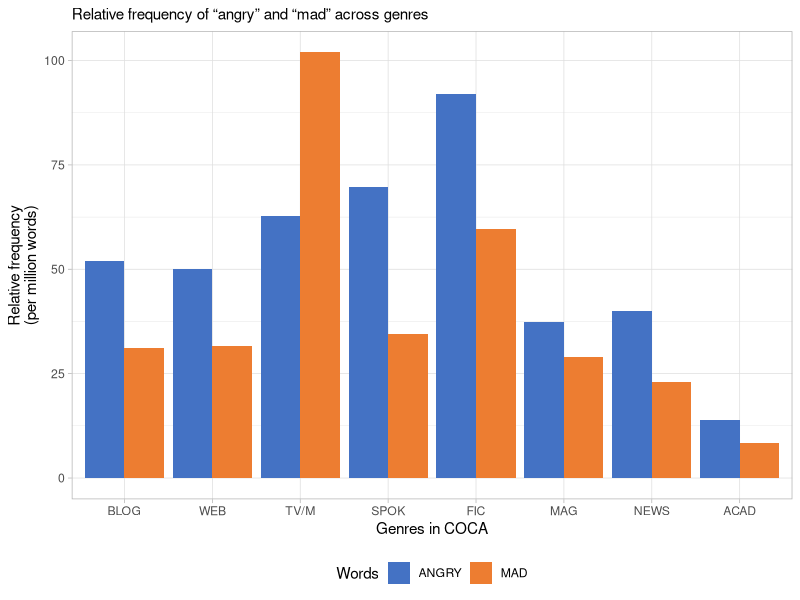
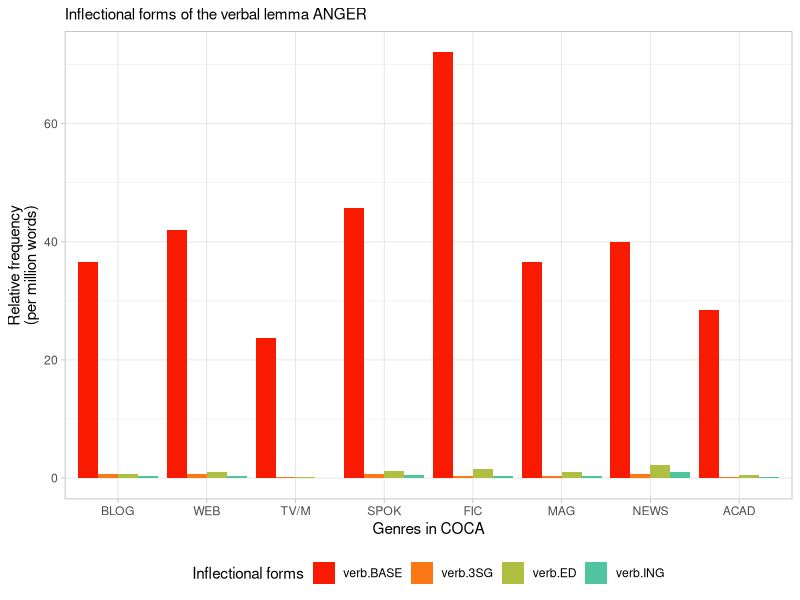
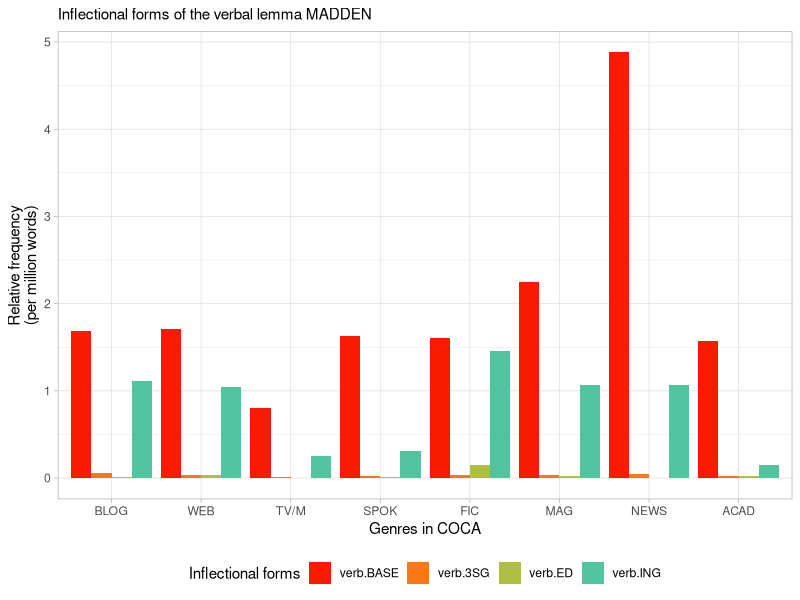
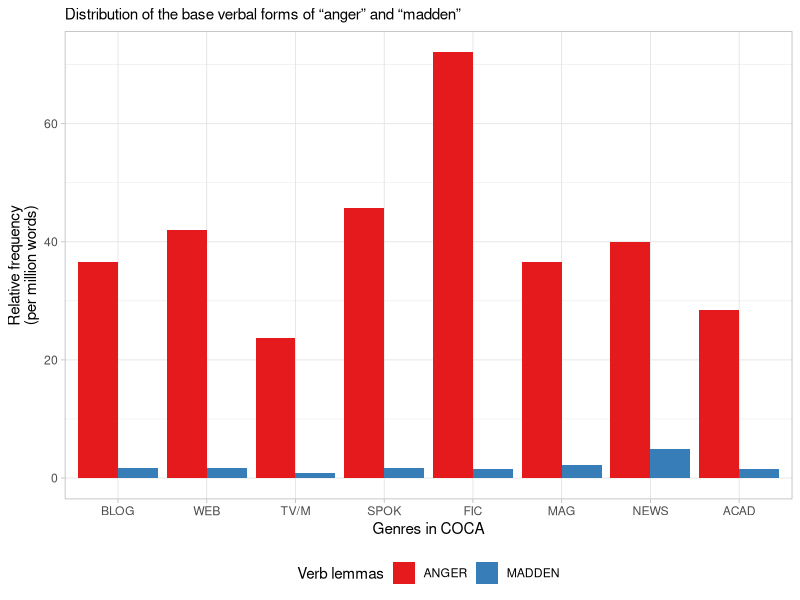
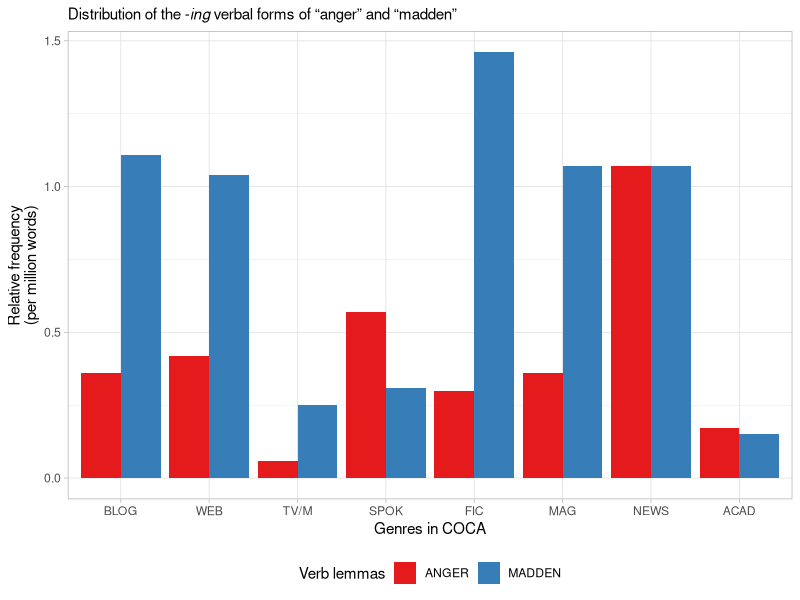
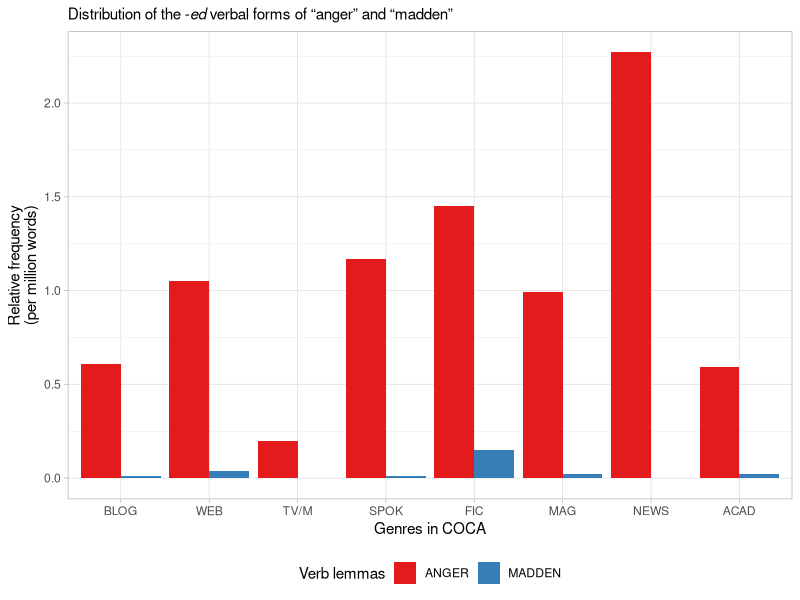
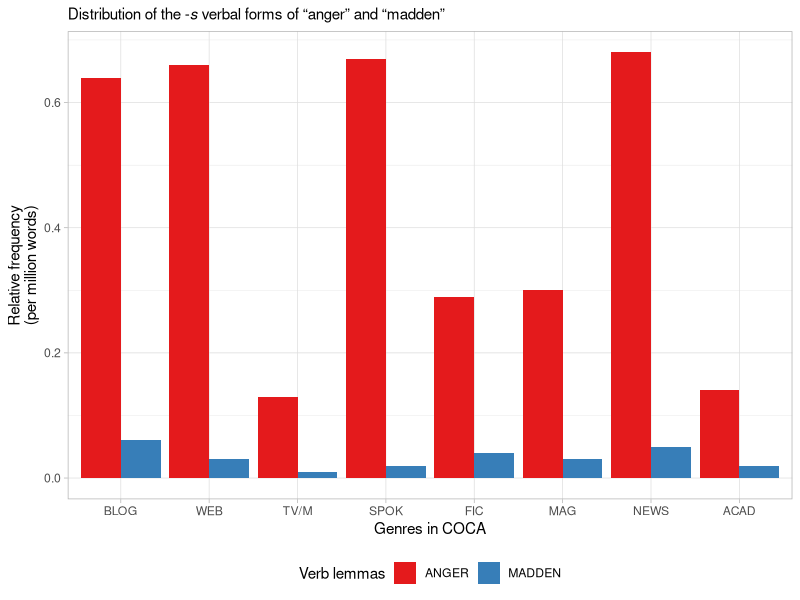
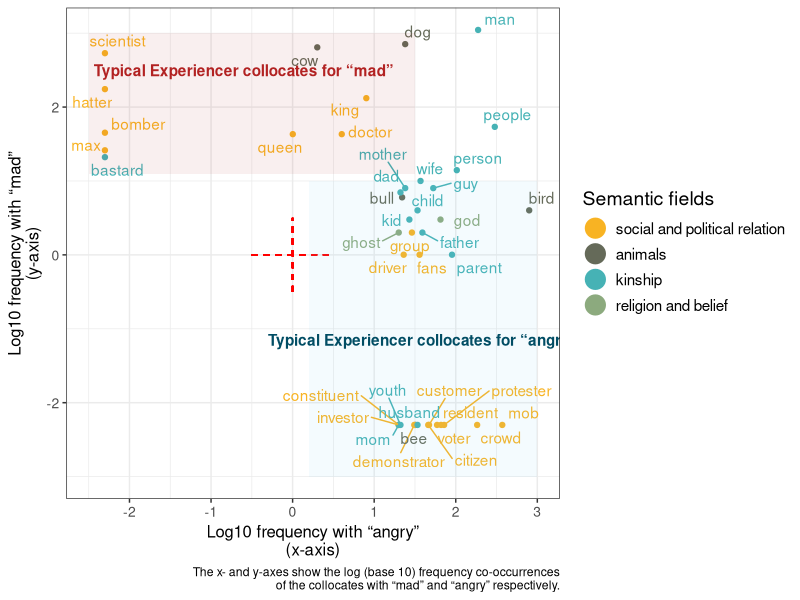

Here is the R script that generated these plots, in order:
library(readxl)
library(tidyverse)
library(ggthemes)
library(ggtext)
library(ggrepel)
# library(udpipe)

# ud_eng <- udpipe::udpipe_load_model("english-ewt-ud-2.5-191206.udpipe")

genre <- c("BLOG", "WEB", "TV/M", "SPOK", "FIC", "MAG", "NEWS", "ACAD")
genre <- factor(genre, levels = c("BLOG", "WEB", "TV/M", "SPOK", "FIC", "MAG", "NEWS", "ACAD"))

gram <- c("verb.BASE", "verb.3SG", "verb.ED", "verb.ING")
gram <- factor(gram, levels = c("verb.BASE", "verb.3SG", "verb.ED", "verb.ING"))

# frequency ====
mad <- c(BLOG = 31.12, WEB = 31.68, `TV/M` = 101.92, SPOK = 34.56, FIC = 59.63, MAG = 28.92, NEWS = 23.03, ACAD = 8.41)
angry <- c(BLOG = 52.05, WEB = 50.07, `TV/M` = 62.77, SPOK = 69.66, FIC = 91.89, MAG = 37.28, NEWS = 40.04, ACAD = 13.98)
emofreq <- data.frame(ANGRY = angry, MAD = mad) |> 
  rownames_to_column(var = "genre") |> 
  mutate(genre = factor(genre, levels = c("BLOG", "WEB", "TV/M", "SPOK", "FIC", "MAG", "NEWS", "ACAD"))) |> 
  as_tibble() |> 
  pivot_longer(cols = -genre,
               names_to = "word",
               values_to = "relfreq") |> 
  mutate(word = factor(word, levels = c("ANGRY", "MAD")))

emofreq |> 
  ggplot(aes(x = genre, y = relfreq, fill = word)) +
  geom_col(position = "dodge") +
  ggthemes::scale_fill_excel_new() +
  theme_light() +
  theme(legend.position = "bottom") +
  labs(y = "Relative frequency\n(per million words)",
       fill = "Words",
       x = "Genres in COCA",
       subtitle = "Relative frequency of “angry” and “mad” across genres")
# ggsave("figs/01-fig3-1-relfreq-angry-mad.png",
#        units = "in",
#        width = 7,
#        height = 4,
#        dpi = 300)

# grammatical profiles ====

# grm <- read_xlsx("../COCA_Dayu Saskara/COCA-INF-V-MADDEN-primahadi.xlsx",
#                  range = "A1:I9")
# write_tsv(grm, "grammatical_profile.tsv")
grm <- read_tsv("grammatical_profile.tsv")

grm
grmlong <- grm |> 
  pivot_longer(cols = -WORD,
               names_to = "genre",
               values_to = "relfreq") |> 
  rename(word = WORD) |> 
  separate(word, into = c("word", "gram"), sep = "_") |> 
  mutate(gram = factor(gram, levels = c("verb.BASE", "verb.3SG", "verb.ED", "verb.ING")),
         word = factor(word, levels = c("ANGER", "MADDEN")),
         genre = factor(genre, levels = c("BLOG", "WEB", "TV/M", "SPOK", "FIC", "MAG", "NEWS", "ACAD")))

## ANGER only across genres =====
grmlong |> 
  filter(word == "ANGER") |> 
  ggplot(aes(x = genre, y = relfreq, fill = gram)) + 
  geom_col(position = "dodge") +
  ggthemes::scale_fill_excel_new(theme = "Atlas") +
  theme_light() +
  theme(legend.position = "bottom") +
  labs(y = "Relative frequency\n(per million words)",
       fill = "Inflectional forms",
       x = "Genres in COCA",
       subtitle = "Inflectional forms of the verbal lemma ANGER")
# ggsave("figs/02-fig3-2-anger-gram-profile.png",
#        units = "in",
#        width = 8,
#        height = 5,
#        dpi = 300)

## MAD only across genres =====
grmlong |> 
  filter(word == "MADDEN") |> 
  ggplot(aes(x = genre, y = relfreq, fill = gram)) + 
  geom_col(position = "dodge") +
  ggthemes::scale_fill_excel_new(theme = "Atlas") +
  theme_light() +
  theme(legend.position = "bottom") +
  labs(y = "Relative frequency\n(per million words)",
       fill = "Inflectional forms",
       x = "Genres in COCA",
       subtitle = "Inflectional forms of the verbal lemma MADDEN")
# ggsave("figs/03-fig3-3-madden-gram-profile.png",
#        units = "in",
#        width = 8,
#        height = 5,
#        dpi = 300)

## BASE form of anger and mad =====

grmlong |> 
  filter(str_detect(gram, "BASE")) |> 
  ggplot(aes(x = genre, y = relfreq, fill = word)) + 
  geom_col(position = "dodge") +
  scale_fill_brewer(type = "qual", palette = "Set1") +
  theme_light() +
  theme(legend.position = "bottom") +
  labs(y = "Relative frequency\n(per million words)",
       fill = "Verb lemmas",
       x = "Genres in COCA",
       subtitle = "Distribution of the base verbal forms of “anger” and “madden”")
# ggsave("figs/04-fig3-4-BASE-form-comparison.png",
#        units = "in",
#        width = 8,
#        height = 5.5,
#        dpi = 300)


## -ING form of anger and mad =====

grmlong |> 
  filter(str_detect(gram, "ING")) |> 
  ggplot(aes(x = genre, y = relfreq, fill = word)) + 
  geom_col(position = "dodge") +
  scale_fill_brewer(type = "qual", palette = "Set1") +
  theme_light() +
  labs(y = "Relative frequency\n(per million words)",
       fill = "Verb lemmas",
       x = "Genres in COCA",
       subtitle = "Distribution of the -*ing* verbal forms of “anger” and “madden”") +
  theme(legend.position = "bottom", plot.subtitle = ggtext::element_markdown())
# ggsave("figs/05-fig3-5-ING-form-comparison.png",
#        units = "in",
#        width = 8,
#        height = 5.5,
#        dpi = 300)

## -ED form of anger and mad =====

grmlong |> 
  filter(str_detect(gram, "ED")) |> 
  ggplot(aes(x = genre, y = relfreq, fill = word)) + 
  geom_col(position = "dodge") +
  scale_fill_brewer(type = "qual", palette = "Set1") +
  theme_light() +
  labs(y = "Relative frequency\n(per million words)",
       fill = "Verb lemmas",
       x = "Genres in COCA",
       subtitle = "Distribution of the -*ed* verbal forms of “anger” and “madden”") +
  theme(legend.position = "bottom", plot.subtitle = ggtext::element_markdown())
# ggsave("figs/06-fig3-6-ED-form-comparison.png",
#        units = "in",
#        width = 8,
#        height = 5.5,
#        dpi = 300)

## The -S form of anger and mad =====

grmlong |> 
  filter(str_detect(gram, "3SG")) |> 
  ggplot(aes(x = genre, y = relfreq, fill = word)) + 
  geom_col(position = "dodge") +
  scale_fill_brewer(type = "qual", palette = "Set1") +
  theme_light() +
  labs(y = "Relative frequency\n(per million words)",
       fill = "Verb lemmas",
       x = "Genres in COCA",
       subtitle = "Distribution of the -*s* verbal forms of “anger” and “madden”") +
  theme(legend.position = "bottom", plot.subtitle = ggtext::element_markdown())
# ggsave("figs/07-fig3-7-S-form-comparison.png",
#        units = "in",
#        width = 8,
#        height = 5.5,
#        dpi = 300)

# collocates =====

# angry <- read_xlsx("right-collocates-analysis.xlsx", sheet = "angry") |>
#   filter(sem != "-",
#          str_detect(attraction, "green"))
# write_tsv(angry, "right-collocates-analysis-angry.tsv")
angry <- read_tsv("right-collocates-analysis-angry.tsv")

# mad <- read_xlsx("right-collocates-analysis.xlsx", sheet = "mad") |>
#   filter(sem != "-",
#          str_detect(attraction, "green"))
# write_tsv(mad, "right-collocates-analysis-mad.tsv")
mad <- read_tsv("right-collocates-analysis-mad.tsv")

# stims <- read_xlsx("stimulus-analyses.xlsx")
# write_tsv(stims, "stimulus-analysis.tsv")
stims <- read_tsv("stimulus-analysis.tsv")

x <- angry |> 
  group_by(sem) |> 
  summarise(score = sum(score)) |> 
  arrange(desc(score))
x
y <- mad |> 
  group_by(sem) |> 
  summarise(score = sum(score)) |> 
  arrange(desc(score))
y

angry <- angry |> 
  mutate(sem_fct = factor(sem, levels = x$sem))
mad <- mad |> 
  mutate(sem_fct = factor(sem, levels = y$sem))

angry |> 
  group_by(sem, sem2) |> 
  summarise(score = sum(score)) |> 
  arrange(desc(score))

angry |> 
  filter(sem_orig != "-") |> 
  group_by(sem) |> 
  summarise(score = sum(score)) |> 
  arrange(desc(score))

angry |> 
  filter(sem_orig == "-") |> 
  group_by(sem) |> 
  summarise(score = sum(score)) |> 
  arrange(desc(score))

## Experiencer only =====
zz <- angry |> 
  filter(experiencer == "y") |> 
  select(lemma, sem, sem2, angry = w1, mad = w2, word, score) |> 
  bind_rows(mad |> filter(experiencer == "y") |> select(lemma, sem, sem2, angry = w2, mad = w1, word, score)) |> 
  group_by(lemma, sem, word) |> 
  summarise(angry = sum(angry), mad = sum(mad), score = sum(score))
zz <- zz |> 
  mutate(angryLog10 = log10(angry + .005),
         madLog10 = log10(mad + .005))
sem_score_df <- zz |> 
  group_by(sem) |> 
  summarise(sem_score = sum(score)) |> 
  arrange(desc(sem_score))
zz <- zz |> 
  left_join(sem_score_df) |> 
  mutate(sem = factor(sem, levels = sem_score_df$sem))

zz |> 
  # mutate(lemma = if_else(attraction == "green" & score < 30, "", lemma)) |> 
  ggplot(aes(x = angryLog10, y = madLog10, colour = sem)) +
  geom_point() +
  geom_text_repel(aes(label = lemma), max.overlaps = 100, show.legend = FALSE) +
  # scale_colour_brewer(type = "div", palette = "Spectral") +
  theme_bw() +
  labs(y = "Log10 frequency with “mad”\n(y-axis)",
       x = "Log10 frequency with “angry”\n(x-axis)",
       colour = "Semantic fields",
       caption = "The x- and y-axes show the log (base 10) frequency co-occurrences\nof the collocates with “mad” and “angry” respectively.") +
  # scale_colour_manual(values = c("#7c260b", "#01a2d9", "#76c0c1", "#ee8f71")) +
  scale_colour_excel_new(theme = "Badge") +
  theme(axis.text = element_text(size = 10),
        axis.title = element_text(size = 12),
        legend.title = element_text(size = 14),
        legend.text = element_text(size = 11)) +
  geom_segment(aes(x = -0.5, y = 0, xend = 0.5, yend = 0), colour = "red", linetype = 2) +
  geom_segment(aes(y = -0.5, x = 0, yend = 0.5, xend = 0), colour = "red", linetype = 2) +
  annotate("rect", xmin = 0.2, xmax = 3, ymin = -3, ymax = 1,
           alpha = .08, fill = "#7ad2f6") +
  annotate("rect", xmin = -2.5, xmax = 1.5, ymin = 1.1, ymax = 3,
           alpha = .07, fill = "firebrick") +
  annotate("text", x = 1.6, y = -1.15, label = "Typical Experiencer collocates for “angry”", colour = "#014d64", fontface = "bold") +
  annotate("text", x = -0.6, y = 2.5, label = "Typical Experiencer collocates for “mad”", colour = "firebrick", fontface = "bold") +
  guides(color = guide_legend(override.aes = list(size = 6.5)))
# ggsave("figs/08-fig3-8-Experiencer-collocates.png",
#        units = "in",
#        width = 10,
#        height = 6.5,
#        dpi = 600)

## Stimulus ====

# mad_with <- googlesheets4::read_sheet("https://docs.google.com/spreadsheets/d/1WIEaGIIwTPeWYXsy_co3TFRuA0QZcTUPmT6VhybMNOc/edit?usp=sharing", sheet = "mad with NOUN", range = "E1:G75")
# write_tsv(mad_with, "mad_with.tsv")
mad_with <- read_tsv("mad_with.tsv")

# mad_at <- googlesheets4::read_sheet("https://docs.google.com/spreadsheets/d/1WIEaGIIwTPeWYXsy_co3TFRuA0QZcTUPmT6VhybMNOc/edit?usp=sharing", sheet = "mad at NOUN", range = "E1:G101")
# write_tsv(mad_at, "mad_at.tsv")
mad_at <- read_tsv("mad_at.tsv")

# mad_over <- googlesheets4::read_sheet("https://docs.google.com/spreadsheets/d/1WIEaGIIwTPeWYXsy_co3TFRuA0QZcTUPmT6VhybMNOc/edit?usp=sharing", sheet = "mad over NOUN", range = "G1:I3")
# write_tsv(mad_over, "mad_over.tsv")
mad_over <- read_tsv("mad_over.tsv")

# mad_about <- googlesheets4::read_sheet("https://docs.google.com/spreadsheets/d/1WIEaGIIwTPeWYXsy_co3TFRuA0QZcTUPmT6VhybMNOc/edit?usp=sharing", sheet = "mad about NOUN", range = "D1:F62")
# write_tsv(mad_about, "mad_about.tsv")
mad_about <- read_tsv("mad_about.tsv")

# angry_with <- googlesheets4::read_sheet("https://docs.google.com/spreadsheets/d/1WIEaGIIwTPeWYXsy_co3TFRuA0QZcTUPmT6VhybMNOc/edit?usp=sharing", sheet = "angry with NOUN", range = "H1:J94")
# write_tsv(angry_with, "angry_with.tsv")
angry_with <- read_tsv("angry_with.tsv")

# angry_at <- googlesheets4::read_sheet("https://docs.google.com/spreadsheets/d/1WIEaGIIwTPeWYXsy_co3TFRuA0QZcTUPmT6VhybMNOc/edit?usp=sharing", sheet = "angry at NOUN", range = "E1:G101")
# write_tsv(angry_at, "angry_at.tsv")
angry_at <- read_tsv("angry_at.tsv")

# angry_over <- googlesheets4::read_sheet("https://docs.google.com/spreadsheets/d/1WIEaGIIwTPeWYXsy_co3TFRuA0QZcTUPmT6VhybMNOc/edit?usp=sharing", sheet = "angry over NOUN", range = "H1:J24")
# write_tsv(angry_over, "angry_over.tsv")
angry_over <- read_tsv("angry_over.tsv")

# angry_about <- googlesheets4::read_sheet("https://docs.google.com/spreadsheets/d/1WIEaGIIwTPeWYXsy_co3TFRuA0QZcTUPmT6VhybMNOc/edit?usp=sharing", sheet = "angry about NOUN", range = "A2:C86")
# write_tsv(angry_about, "angry_about.tsv")
angry_about <- read_tsv("angry_about.tsv")

stimulus <- bind_rows(mad_about, mad_at, mad_over, mad_with, angry_about, angry_at, angry_over, angry_with) |> 
  rename(no = NO,
         pattern = PATTERNS,
         freq = FREQ) |> 
  mutate(word = if_else(str_detect(pattern, "^MAD"), "mad", "angry"),
         nouns = str_replace(pattern, "^(MAD|ANGRY)\\s(AT|ABOUT|OVER|WITH)\\s", ""),
         nouns = tolower(nouns),
         cxn = str_c(tolower(str_extract(pattern, "^(MAD|ANGRY)\\s(AT|ABOUT|OVER|WITH)\\s")), "NOUN", sep = ""),
         preps = str_replace(cxn, "(angry|mad)", "adj"),
         preps = factor(preps, levels = c("adj at NOUN", "adj with NOUN", "adj about NOUN", "adj over NOUN")))

### Frequency of the constructional patterns per adjective ====
stim_cxn_count <- stimulus |> 
  group_by(word, cxn, preps) |> 
  summarise(n = sum(freq)) |> 
  arrange(word, cxn) |> 
  mutate(perc = round(n/sum(n) * 100, 1)) |> 
  arrange(word, desc(perc))

stim_cxn_count |> 
  ggplot(aes(x = word, y = n, fill = preps)) + 
  geom_col(position = "fill") +
  geom_text(aes(label = ifelse(n < 10, "", paste("n=", n, sep = ""))), colour = ifelse(stim_cxn_count$preps == "adj at NOUN", "white", "black"), position = position_fill(vjust = .5)) +
  theme_bw() +
  scale_fill_tableau() +
  labs(y = "Proportion",
       x = "Words",
       fill = "Constructional patterns")
# ggsave("figs/10-fig3-10-construction-for-stimulus.png",
#        units = "in",
#        width = 6.5,
#        height = 4,
#        dpi = 600)

# stims_lemma <- udpipe::udpipe(stimulus$nouns, "english")
# stims_lemma |>
#   write_tsv("stims_lemma.tsv")
stims_lemma <- read_tsv("stims_lemma.tsv") |> 
  as_tibble() |> 
  mutate(lemma = replace(lemma, lemma == "bannks", "bank")) |> 
  mutate(lemma = if_else(lemma %in% c("cars", "pets", "brows",
                                      "italians", "dicks",
                                      "mexicans", "members",
                                      "parks", "adults"),
                         str_replace(lemma, "s$", ""),
                         lemma),
         lemma = if_else(token %in% c("drawing", "cycling",
                                      "longing", "feeling", "polling"),
                         token,
                         lemma))

stims_lemma_over3 <- stims |> 
  group_by(word, lemma, sem) |> 
  summarise(n = sum(freq)) |> 
  arrange(desc(word), desc(n))
stims_lemma_over3 |> 
  pivot_wider(names_from = "word", values_from = "n", values_fill = 0) |> 
  mutate(madLog10 = log10(mad + .005),
         angryLog10 = log10(angry + .005)) |> 
  ggplot(aes(x = angryLog10, y = madLog10, colour = sem)) +
  geom_point() +
  geom_text_repel(aes(label = lemma), max.overlaps = 100, show.legend = FALSE, fontface = "bold") +
  # scale_colour_brewer(type = "qual", palette = "Paired") +
  scale_colour_tableau(palette = "Red-Blue-Brown") +
  theme_bw() +
  labs(y = "Log10 frequency with “mad”\n(y-axis)",
       x = "Log10 frequency with “angry”\n(x-axis)",
       colour = "Semantic fields",
       title = "Distribution of the NOUN collocates of the Stimulus and their semantic fields",
       subtitle = "(Data from the combined patterns [angry/mad *at*/*with*/*about*/*over* + NOUN])",
       caption = "The x- and y-axes show the log (base 10) frequency co-occurrences\nof the collocates with “mad” and “angry” respectively.") +
  # scale_colour_manual(values = c("#7c260b", "#01a2d9", "#76c0c1", "#ee8f71")) +
  # scale_colour_excel_new(theme = "Badge") +
  theme(axis.text = element_text(size = 10),
        axis.title = element_text(size = 12),
        legend.title = element_text(size = 14),
        legend.text = element_text(size = 11),
        # panel.background = element_rect(fill = "gray97"),
        plot.subtitle = element_markdown()) +
  guides(color = guide_legend(override.aes = list(size = 6.5))) +
  geom_segment(aes(x = -0.25, y = 0, xend = 0.25, yend = 0), colour = "red", linetype = 2) +
  geom_segment(aes(y = -0.25, x = 0, yend = 0.25, xend = 0), colour = "red", linetype = 2) +
  geom_curve(aes(y = -0.5, x = -2.175, yend = 1.7, xend = 1.4), alpha = .2, curvature = .185, linewidth = .35, colour = "firebrick") +
  geom_curve(aes(y = -2.1, x = -0.5, yend = 1.7, xend = 1.6), alpha = .2, curvature = -.1, linewidth = .35, colour = "#014d64") +
  annotate("text", x = 0.6, y = -1.15, label = "More frequent Stimulus collocates for “angry”", colour = "#014d64", fontface = "bold", alpha = .5) +
  annotate("text", x = -0.5, y = 1.1, label = "More frequent Stimulus collocates for “mad”", colour = "firebrick", fontface = "bold", alpha = .5)
# ggsave("figs/09-fig3-9-Stimulus-collocates.png",
#        units = "in",
#        width = 10,
#        height = 6.5,
#        dpi = 600)

stim_lemma_count <- stims |> 
  group_by(lemma) |> 
  summarise(freq = sum(freq)) |> 
  arrange(desc(freq)) |> 
  ungroup()

stims |> 
  mutate(lemma = factor(lemma, levels = stim_lemma_count$lemma),
         lemma = fct_rev(lemma)) |> 
  mutate(pattern = str_replace(pattern, "^(mad|angry)\\s", "adj "),
         pattern = factor(pattern, levels = c("adj at NOUN", "adj with NOUN", "adj about NOUN", "adj over NOUN"))) |> 
  ggplot(aes(x = lemma, y = freq, fill = pattern)) + 
  geom_col() + 
  coord_flip() + 
  facet_wrap(~word) +
  theme_bw() +
  scale_fill_tableau(palette = "Red-Blue-Brown") +
  labs(fill = "Constructions",
       x = "Noun collocates",
       y = "Raw frequency in the construction",
       caption = "The collocates are ordered by their combined frequency across the two words.\nOnly nouns appearing at least three times are included in this graph.") +
  theme(axis.title = element_text(size = 14),
        axis.text.y = element_text(size = 11),
        legend.title = element_text(size = 14),
        legend.text = element_text(size = 11),
        strip.text.x.top = element_text(size = 14),
        plot.caption = element_text(size = 11))
# ggsave("figs/11-fig3-11-Stimulus-collocates-and-construction.png",
#        units = "in",
#        width = 9,
#        height = 7.25,
#        dpi = 600)


# 
# 
# 
# stim_cxn_count <- stims |> 
#   group_by(word, pattern) |> 
#   summarise(n = sum(freq)) |> 
#   arrange(word, pattern) |> 
#   mutate(perc = round(n/sum(n) * 100, 1)) |> 
#   arrange(word, desc(perc))
# stim_cxn_count
